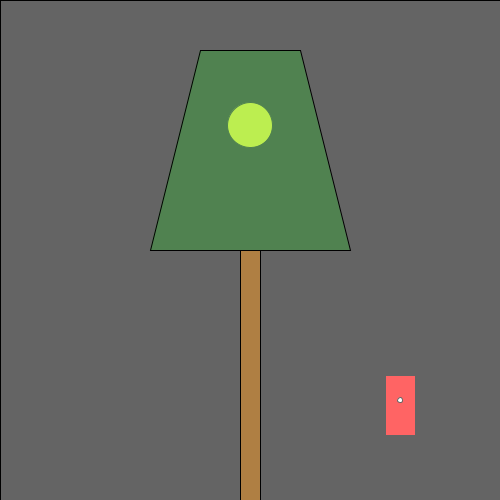
Frame 1 (no input)
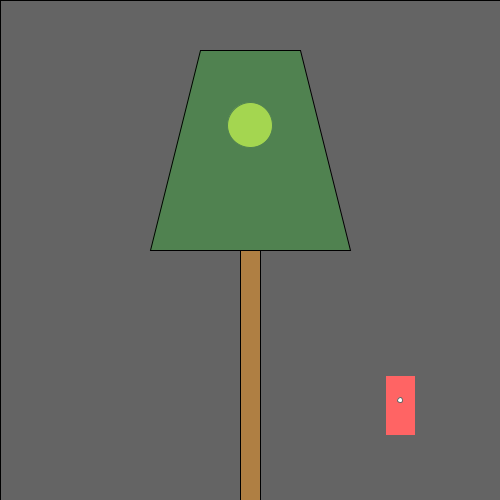
Frame 60 (the mouse pressed at the canvas centre just before this capture)
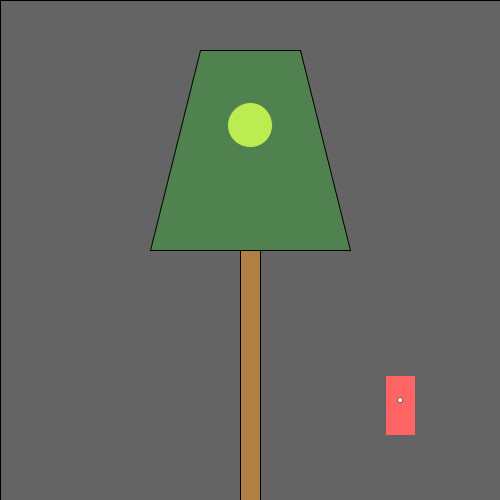
Frame 120 (the mouse held since frame 60 and released just before this capture)

The Processing sketch that drew these frames (run headless with seeded random() and noise(); from frame 60 on, the mouse is pressed at the canvas centre):

// Processing sketch: processing_160171
// ── processing_160171.pde

/*
  Norm Krumpe
  September 22, 2012
  Models a light that is triggered by motion (in this case, motion
  of the mouse).  The light also has a timer.  So, motion turns on the
  light, but a certain amount of time passing with no motion will
  cause the light to turn off again.
*/

// How close you need to get to the
// light sensor in order to turn on
// the light.  Higher values make it
// easier to trigger the light.  Distance
// is measured in pixels.
final int TRIGGER_DISTANCE = 200;

// The location of the sensor:
final int SWITCH_CENTER_X = 400;
final int SWITCH_CENTER_Y = 400;

// seconds until light shuts off automatically when there is no motion
final float SECONDS_UNTIL_AUTO_SHUTOFF = 4; 

// Light will initially be on because of this next value.
// Want the light off initially?  
// Set this to something less than SECONDS_UNTIL_AUTO_SHUTOFF
float timeOfLastTrigger = 0; 
boolean revealTriggerRegion = false;

// Just choose a window size
void setup() {
  size(500, 500);
}

// Each time the mouse moves, check to see
// if it triggered the motion sensor
void mouseMoved() {
  if (motionSensorWasTriggered()) {
    timeOfLastTrigger = millis()/1000.0;
  }
}

// When a key is pressed, toggle the "cheat" that
// reveals the motion sensor's trigger region.
void keyPressed() {
  revealTriggerRegion = !revealTriggerRegion;
}

// Draw the various parts of the scene
void draw() {
  background(0);

  drawLightSwitch();
  drawLamp();  
  drawTriggerRegion();
}

// Draws all components of the lamp
void drawLamp() {
  drawLight();
  fill(0, 255, 0, 50);
  quad(200, 50, 300, 50, 350, 250, 150, 250);
  fill(175, 127, 67);
  rect(240, 250, 20, 250);
}

// How the light gets drawn depends on whether
// the lightbulb is lit.
void drawLight() {

  if (secondsSinceLastTrigger() < SECONDS_UNTIL_AUTO_SHUTOFF) {
    // If the light is on:
    int strength = (int)random(156, 256);
    fill(strength, strength, 0);
    ellipse(250, 125, 45, 45);
    fill(255, 100);
    rect(0, 0, width, height);
  }

  else {
    // Light is off:
    fill(10, 10, 0);
    ellipse(250, 125, 45, 45);
  }
}

// Draw the light switch/sensor
void drawLightSwitch() {
  fill(255, 0, 0);
  rect(SWITCH_CENTER_X - 15, SWITCH_CENTER_Y - 25, 30, 60);
  fill(255);
  ellipse(SWITCH_CENTER_X, SWITCH_CENTER_Y, 5, 5);
}

// Return true if the mouse triggered the sensor
boolean motionSensorWasTriggered() {
  return distanceFromLightSwitch() < TRIGGER_DISTANCE;
}

// Compute the distance between the mouse and the sensor
float distanceFromLightSwitch() {  
  return dist(mouseX, mouseY, SWITCH_CENTER_X, SWITCH_CENTER_Y);
}

// Determine how long it has been since the motion sensor
// was last turned on.
float secondsSinceLastTrigger() {
  return millis()/1000.0 - timeOfLastTrigger;
}

// Show a "cheat" region so that you know where the mouse
// needs to go in order to trigger the light sensor
void drawTriggerRegion() {
  if (revealTriggerRegion) {
    fill(255, 25);
    ellipse(SWITCH_CENTER_X, SWITCH_CENTER_Y, 
    TRIGGER_DISTANCE * 2, TRIGGER_DISTANCE * 2);
  }
}
